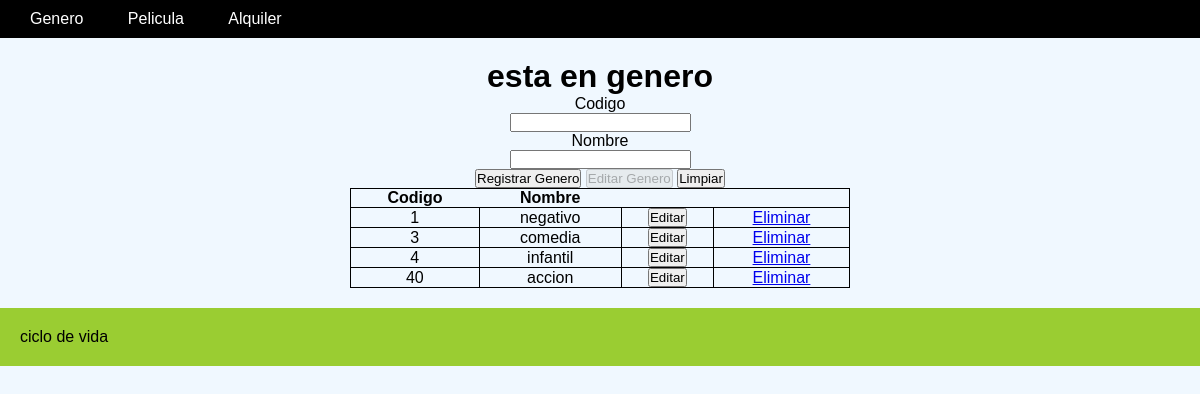
The page / on the database its author committed.
### tables this page shows
CREATE TABLE `genero` (
  `id` int(10) NOT NULL,
  `nombre` varchar(20) NOT NULL
);

### views/genero/generoView.php (called while the page is built, shortened)
<?php
class GeneroView{
    function render(){
        require 'views/genero/genero.php';
    }
    function setDatos($generos=[],$message=''){
        $this->generos = $generos;
        $this->render();
    }
}
?>

### index.php (called while the page is built, shortened)
<?php
require_once 'libs/database.php';
$app = new App();
?>

### models/generoModel.php (called while the page is built, shortened)
<?php
class GeneroModel {
    protected $db;
    function __construct()
    {
        $this->db = new Database();
    }
    function getGeneros(){
        $generos = [];
        try {
            $query = $this->db->getPDO()->query('SELECT * FROM GENERO');
            while ($row = $query->fetch()) {
                $genero = (object)array();
                $genero->id = $row['id'];
                $genero->nombre = $row['nombre'];
                array_push($generos, $genero);
            }
            $this->db->closeConnect();
            return $generos;
        } catch (PDOException $e) {
            $genero = (object)array();
                $genero->id = -1;
                $genero->nombre = 'error en el modelo';
            return [$genero];
        }
    }
}
?>

### libs/database.php (called while the page is built)
<?php
class Database
{
    private $host;
    private $db;
    private $user;
    private $password;
    private $charset;
    public $pdo;
    public function __construct()
    {
        $this->host = constant('HOST');
        $this->db = constant('DB');
        $this->user = constant('USER');
        $this->password = constant('PASSWORD');
        $this->charset = constant('CHARSET');
        $this->pdo = $this->connect();
    }
    function connect()
    {
        try {
            $connection = "mysql:host=" . $this->host . ";dbname=" . $this->db . ";charset=" . $this->charset;
            $options = [
                PDO::ATTR_ERRMODE => PDO::ERRMODE_EXCEPTION,
                PDO::ATTR_EMULATE_PREPARES => false,
            ];
            $pdo = new PDO($connection, $this->user, $this->password, $options);
            return $pdo;
        } catch (PDOException $e) {
            echo $e->getMessage();
        }
    }
    function getPDO(){
        return $this->pdo;
    }
    function closeConnect(){
        $this->pdo= null;
    }
}
?>

### views/genero/genero.php (the view, shortened to what this page needs)
<!DOCTYPE html>
<html lang="en">
<head>
</head>
<body>
    <?php require 'views/header.php' ?>
    <div id="main">
    <h1 class="center">esta en genero</h1>
    <div class="center">
    <form action="<?php echo constant('URL');?>genero/registrar-genero" method="post">
            <p>
                <label for="codigo">Codigo</label><br>
                <input type="text" name="codigo" id="codigo" required>
            </p>
            <p>
                <label for="nombre">Nombre</label><br>
                <input type="text" name="nombre" id="nombre" required>
            </p>
            <input id="submit" type="submit" value="Registrar Genero">
            <input id="edit" type="button" value="Editar Genero" disabled>
            <input id="limpiar" type="button" value="Limpiar">
        </form>
       </div>
        <table>
            <thead>
                <tr>
                    <th>Codigo</th>
                    <th>Nombre</th>
                    <th></th>
                    <th></th>
                </tr>
            </thead>
            <tbody id="tbody-generos">
            <?php
                foreach ($this->generos as $genero){
            ?>
                <tr id="fila-<?php echo $genero->id;?>">
                    <td><?php echo $genero->id; ?></td>
                    <td ><?php echo $genero->nombre; ?></td>
                    <td><button class="editar" data-id="<?php echo $genero->id; ?>" data-nombre="<?php echo $genero->nombre; ?>"> Editar</button></td>
                    <td><a href="<?php  echo constant('URL') . 'genero/eliminar-genero/' . $genero->id ?>">Eliminar</a></td>
                </tr>
            <?php  }?>
            </tbody>
        </table>
    </div>
    <?php require 'views/footer.php' ?>
</body>
</html>

### public/css/default.css (style rules this page uses)
* { padding: 0; margin: 0; }
body { font-family: Arial, Helvetica, sans-serif; background-color: aliceblue; }
table { width:100% }
table, tbody, tr, td { text-align: center; margin-left: auto; margin-right: auto; border: 1px solid black; border-collapse: collapse; }
#main { padding: 20px; width: 500px; margin: 0 auto; }
.center { text-align: center; }

### rows shown on the page
genero: id "1", nombre "negativo"
genero: id "3", nombre "comedia"
genero: id "4", nombre "infantil"
genero: id "40", nombre "accion"
